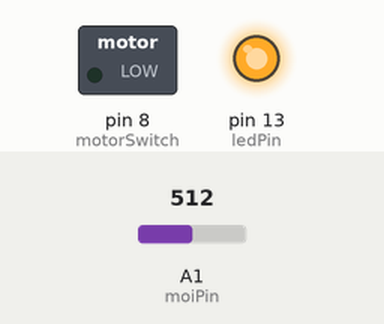
Bench run of a sketch on a simulated Arduino Uno, built with avr-gcc and run on an emulated ATmega328P. On the bench: switched loads named in the sketch (green lamp = pin HIGH), output pins drawn as LEDs (lit = HIGH). Inputs (shaded band) come from the test bench; at power-on: A1 (moiPin) = 512. What the sketch prints to the serial monitor is not drawn.

Above: at 2.8 s.
2.9 s: A1 (moiPin) set to 808
At 3.8 s:
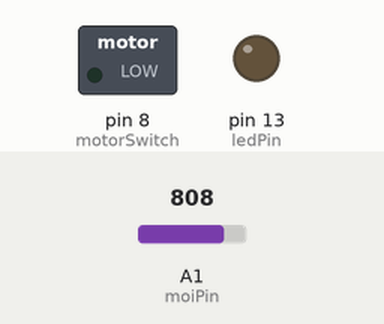
4.5 s: A1 (moiPin) set to 832
Timing chart, 0 to 12.5 s (numbered marks = the images above; inputs shaded):
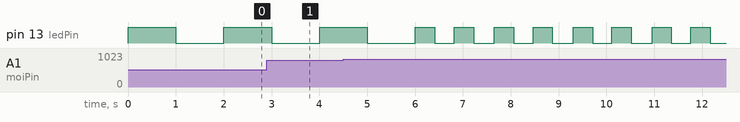

Measured:
- by itself, pin 13 (ledPin): repeats every 0.81 s: HIGH 0.41 s, LOW 0.41 s

The sketch:

Planting.ino
```cpp
int ledPin=13;
int moiPin=A1;
int motorSwitch=8;

const boolean DEBUG = true;
boolean isMotorON = false;

void setup()
{
  Serial.begin(9600);
  pinMode(ledPin,OUTPUT);
  pinMode(moiPin,INPUT);
  pinMode(motorSwitch,OUTPUT);
  //make sure motor is turned off initially.

  digitalWrite(motorSwitch,LOW);
  isMotorON = false;
}

void loop()
{
  static int count;
  float moi = soilMoisture();

  if(moi<4.0)
  {
    count++;
    if(count<6)
    {

      //if motor is not turned on yet,Turn ON
      if( !isMotorON ){
        digitalWrite(motorSwitch,LOW);
        isMotorON = true;
      }
      digitalWrite(ledPin,HIGH);
      if(DEBUG){
        Serial.println("Thank You!...");
      }
      delay(1000);
      digitalWrite(ledPin,LOW);
      delay(1000);
    }
    else if(count==6)
    {
      digitalWrite(ledPin,HIGH);
      if(DEBUG){
        Serial.println("Water is stopped now,plant has enough water...");
      }
      delay(5000);
      digitalWrite(ledPin,LOW);

      //turn motor off now
      if( isMotorON ){
        digitalWrite(motorSwitch,HIGH);
        isMotorON = false;
      }
    }
    else{
     //do nothing
    }
  }
  else
  {
    //if motor is not turned on yet,Turn ON
    if( !isMotorON ){
      digitalWrite(motorSwitch,LOW);
      isMotorON = true;
    }
    count=0;
    digitalWrite(ledPin,HIGH);
    delay(int(moi*100));
    digitalWrite(ledPin,LOW);
    delay(int(moi*100));
    digitalWrite(ledPin,HIGH);
    delay(int(moi*100));
    digitalWrite(ledPin,LOW);
    delay(int(moi*100));
    if(DEBUG){
      Serial.println("********************");
      Serial.println("    Plant needs water ...   ");
    }
  }
}


float soilMoisture(){
  int readedValue=analogRead(moiPin);
  float voltage=float(readedValue*(float(5.0/1023.0)));        //To Count Voltage

  if(DEBUG){
      Serial.print("Sensor Reading :\t");
      Serial.println(readedValue);
      Serial.print("Voltage :\t");
      Serial.println(voltage);

  }

  return voltage;
}
```
